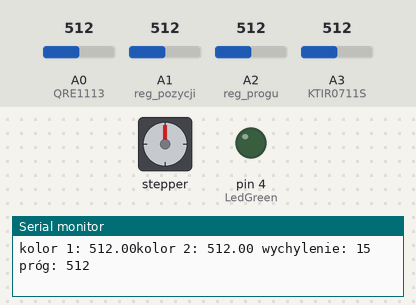
Bench run of a sketch on a simulated Arduino Uno, built with avr-gcc and run on an emulated ATmega328P. Parts: stepper motor, output pins drawn as LEDs (lit = HIGH), the last lines printed to the serial monitor. The test bench sets the inputs (shaded band); at power-on: A0 (QRE1113) = 512, A3 (KTIR0711S) = 512, A1 (reg_pozycji) = 512, A2 (reg_progu) = 512. Stepper angles assume 200 steps per turn.

Above: at 1.2 s.
1.3 s: A0 (QRE1113) set to 529
At 1.9 s:
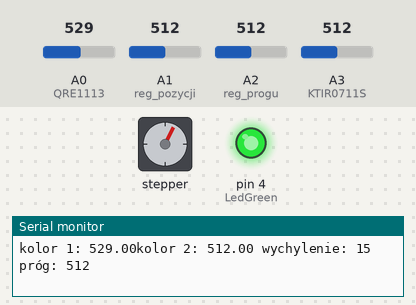
3.0 s: A3 (KTIR0711S) set to 495
At 3.46 s:
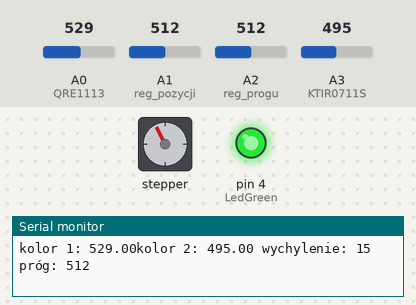
6.0 s: A1 (reg_pozycji) set to 306
At 6.57 s:
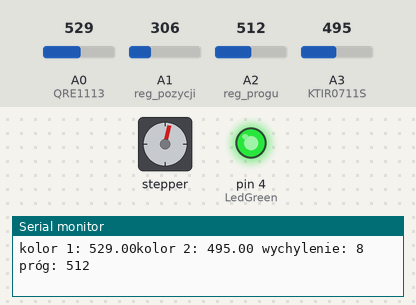
9.0 s: A1 (reg_pozycji) set to 992
12.0 s: A2 (reg_progu) set to 521
14.0 s: A2 (reg_progu) set to 544
At 14.7 s:
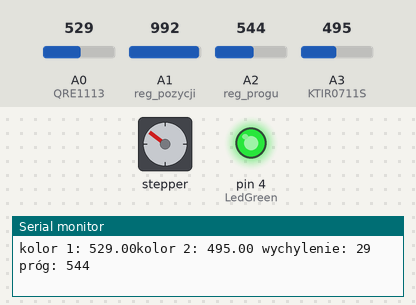
Timing chart, 0 to 16.5 s (numbered marks = the images above; inputs shaded):
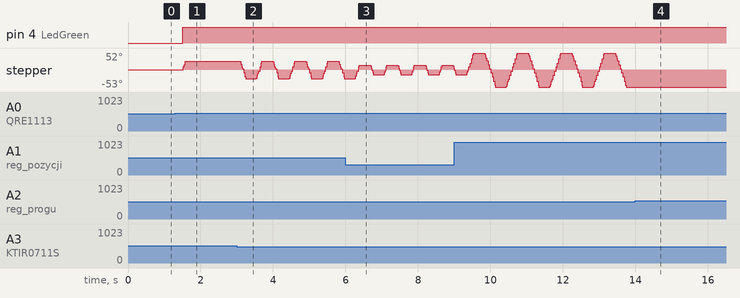

The sketch:

regulacja_bibuly_v3.ino
```cpp
#include "AccelStepper.h"

#define dirPin 2
#define stepPin 3
#define motorInterfaceType 1
#define LedGreen 4

#define MAXSPEED 600
#define MAX_WYCHYLENIE 30.0
#define SPEED 200     // kroki/sekundę

const int QRE1113 = A0;
const int KTIR0711S = A3;
float kolor_1;
float kolor_2;
const int reg_pozycji = A1;
const int reg_progu = A2;
int wychylenie;
int prog;

AccelStepper stepper = AccelStepper(motorInterfaceType, stepPin, dirPin);

void setup() {
  stepper.setMaxSpeed(MAXSPEED);
  stepper.setCurrentPosition(0);

  pinMode(QRE1113, INPUT);    //normalnie NAD BIBUŁĄ ( < próg)
  pinMode(KTIR0711S, INPUT);  //normalnie NIE NAD BIBUŁĄ ( > próg)

  pinMode(reg_pozycji, INPUT);
  pinMode(reg_progu, INPUT);

  pinMode(LedGreen, OUTPUT);
  digitalWrite(LedGreen, LOW);

  Serial.begin(9600);
}

void loop() {
  kolor_1 = analogRead(QRE1113);
  kolor_2 = analogRead(KTIR0711S);
  wychylenie = int(float(analogRead(reg_pozycji))*(MAX_WYCHYLENIE/1023.0));
  prog = analogRead(reg_progu);
  Serial.println("kolor 1: " + String(kolor_1) + "kolor 2: " + String(kolor_2) + " wychylenie: " + String(wychylenie) + " próg: " + String(prog));

  if((kolor_1 > prog) && (stepper.currentPosition() != wychylenie)){ // bibula w zlej pozycji
    digitalWrite(LedGreen, HIGH);
    while(stepper.currentPosition() < wychylenie){
    stepper.setSpeed(SPEED);
    stepper.runSpeed();
    }
    while(stepper.currentPosition() > wychylenie){
    stepper.setSpeed(-SPEED);
    stepper.runSpeed();
    }
  }else if((kolor_2 < prog) && (stepper.currentPosition() != -wychylenie)){
    digitalWrite(LedGreen, HIGH);
    while(stepper.currentPosition() < -wychylenie){
    stepper.setSpeed(SPEED);
    stepper.runSpeed();
    }
    while(stepper.currentPosition() > -wychylenie){
    stepper.setSpeed(-SPEED);
    stepper.runSpeed();
    }
  }else if((kolor_1 <= prog) && (kolor_2 >= prog) && (stepper.currentPosition() != 0)){ // bazowanie
    digitalWrite(LedGreen, LOW);
    while(stepper.currentPosition() < 0){
    stepper.setSpeed(SPEED);
    stepper.runSpeed();
    }
    while(stepper.currentPosition() > 0){
    stepper.setSpeed(-SPEED);
    stepper.runSpeed();
    }
  }
  delay(300);
}
```

Measured:
- the behaviour switches between 512 and 513 on A0 (QRE1113) (found by bisection; images 0 and 1)
- the behaviour switches between 512 and 511 on A3 (KTIR0711S) (found by bisection; images 1 and 2)
- the behaviour switches between 528 and 529 on A2 (reg_progu) (found by bisection; images 3 and 4)
- after the input at 1.3 s, pin 4 (LedGreen): LOW → HIGH after 0.21 s; stepper: turns 27° clockwise, starting after 0.21 s
- after the input at 3.0 s, stepper: 27° → 25° after 0.09 s, then repeats every 0.91 s: 18° 0.02 s, 10° 0.02 s, 3° 0.04 s, -9° 0.04 s, -22° 0.02 s, -27° 0.30 s, -26° 0.02 s, -18° 0.02 s, -11° 0.02 s, -4° 0.04 s, 9° 0.04 s, 21° 0.02 s, 27° 0.30 s, 25° 0.02 s
- after the input at 14.0 s, stepper: stays -53° (without the input it goes to -51° after 0.04 s)
